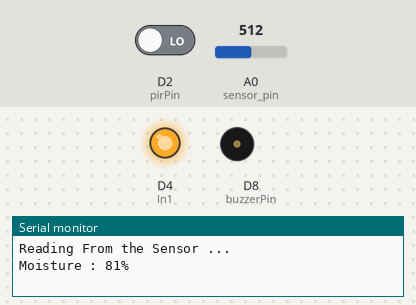
Bench run of a sketch on a simulated ESP8266 (NodeMCU). On the bench: output pins drawn as LEDs (lit = HIGH), buzzer (waves = sounding, pin HIGH), the last lines printed to the serial monitor. The test bench sets the inputs (shaded band); at power-on: D2 (pirPin) LOW, A0 (sensor_pin) = 512. WiFi joins after 1.5 s; servers stay silent unless stated.

Above: at 5.0 s.
5.1 s: D2 (pirPin) driven HIGH
At 7.8 s:
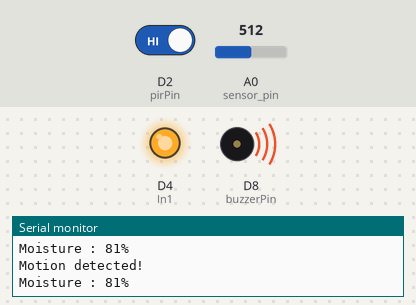
8.9 s: A0 (sensor_pin) set to 812
12.7 s: A0 (sensor_pin) set to 842
At 13.6 s:
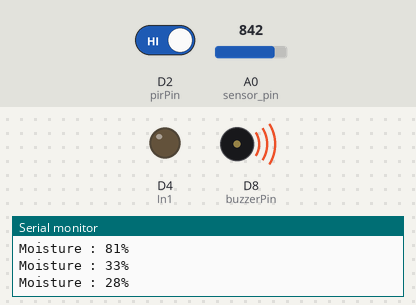
16.5 s: D2 (pirPin) driven LOW
At 19.5 s:
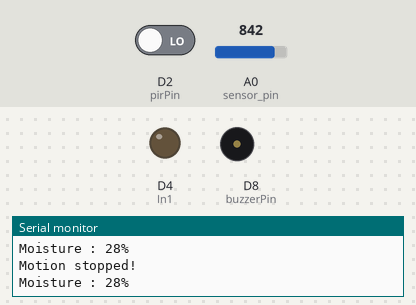
20.3 s: A0 (sensor_pin) set to 716
At 23.0 s:
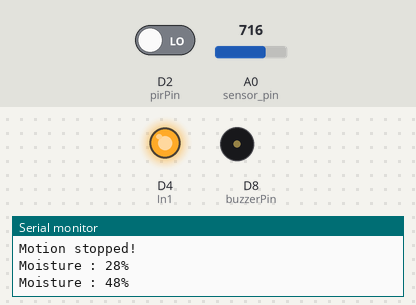
24.1 s: A0 (sensor_pin) set to 900
At 25.3 s:
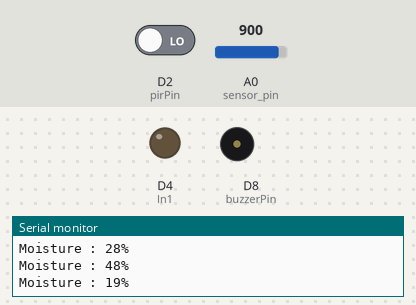
Timing chart, 0 to 27.1 s (numbered marks = the images above; inputs shaded):
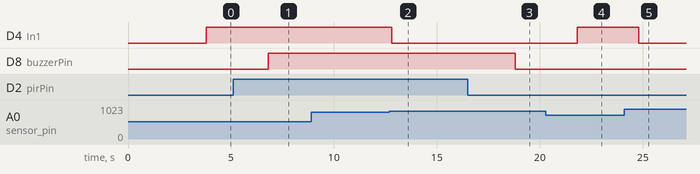

Measured:
- the behaviour switches between 826 and 827 on A0 (sensor_pin) (found by bisection; images 1 and 2)
- after the input at 5.1 s, D8 (buzzerPin): LOW → HIGH after 1.7 s
- after the input at 12.7 s, D4 (In1): HIGH → LOW after 0.11 s
- after the input at 16.5 s, D8 (buzzerPin): HIGH → LOW after 2.3 s
- after the input at 20.3 s, D4 (In1): LOW → HIGH after 1.5 s
- after the input at 24.1 s, D4 (In1): HIGH → LOW after 0.71 s

The sketch:

Github-smart-gardening-code.ino
```cpp
#define BLYNK_PRINT Serial
#include <Blynk.h>
#include <ESP8266WiFi.h>
#include <BlynkSimpleEsp8266.h>
#include<Time.h>

#define GND2  D1; // define pin 2 or any other digital pin as Ground 2


char auth[] = "YOUR_AUTH";
char ssid[]="YOUR_SSID";
char password[] = "YOUR_PASSWORD";

int sensor_pin = A0; // Soil Sensor input at Analog PIN A0
int output_value ;
int In1 = D4;
int buzzerPin = D8;
int pirPin = D2;              // the pin that the sensor is atteched to
int state = LOW;             // by default, no motion detected
int val = 0;
int waittime = 1;

unsigned long previousMillis = 0;
const long interval = 600000;
const long minit = 60000;

void setup() {
  //wifi
  Serial.begin(9600);
  Blynk.begin(auth, ssid, password);

  // put your setup code here, to run once:
  pinMode(In1,OUTPUT);
  Serial.begin(9600);

  Serial.println("Reading From the Sensor ...");

  delay(2000);
  pinMode(buzzerPin, OUTPUT);      // initalize LED as an output
  //digitalWrite(buzzerPin, LOW);
  digitalWrite(pirPin, LOW);
  pinMode(pirPin, INPUT);    // initialize sensor as an input
  Serial.begin(9600);        // initialize serial

}

void loop() {
 Blynk.run();
  motion();
  moisture();
}

void moisture(){

output_value= analogRead(sensor_pin);
   //Serial.print("Raw : ");
   //Serial.print(output_value);
   //Serial.print("\n");

   output_value = map(output_value,1023,400,0 ,100);

   Serial.print("Moisture : ");
   Serial.print(output_value);
   Serial.println("%");
   Blynk.virtualWrite(V5, output_value);
   Blynk.virtualWrite(V4, In1);

  unsigned long currentMillis = millis();

     if(output_value <=30) {
      Blynk.notify("I need water..");
   }
  if(output_value<=30){
      digitalWrite(In1,LOW); //turn on
      //delay(10000);
     }
     else{
      digitalWrite(In1,HIGH); //turn off
      //delay(60000);
     }
   delay(3000);
}

void motion(){
   val = digitalRead(pirPin);
  if (val == HIGH) {           // check if the sensor is HIGH
     digitalWrite(buzzerPin, HIGH);   // turn buzzer ON
     //tone(buzzerPin, 1200, 500);
     //delay(1000);
    if (state == LOW) {
      Serial.println("Motion detected!");
      Blynk.notify("Movement detected");
     // delay(waittime*600);
      state = HIGH;       // update variable state to HIGH
    }
  }
  else{

     digitalWrite(buzzerPin,LOW); // turn buzzer OFF
     //noTone(buzzerPin);
      if (state == HIGH){
        Serial.println("Motion stopped!");
        state = LOW;// update variable state to LOW
    }
  }
}
```
